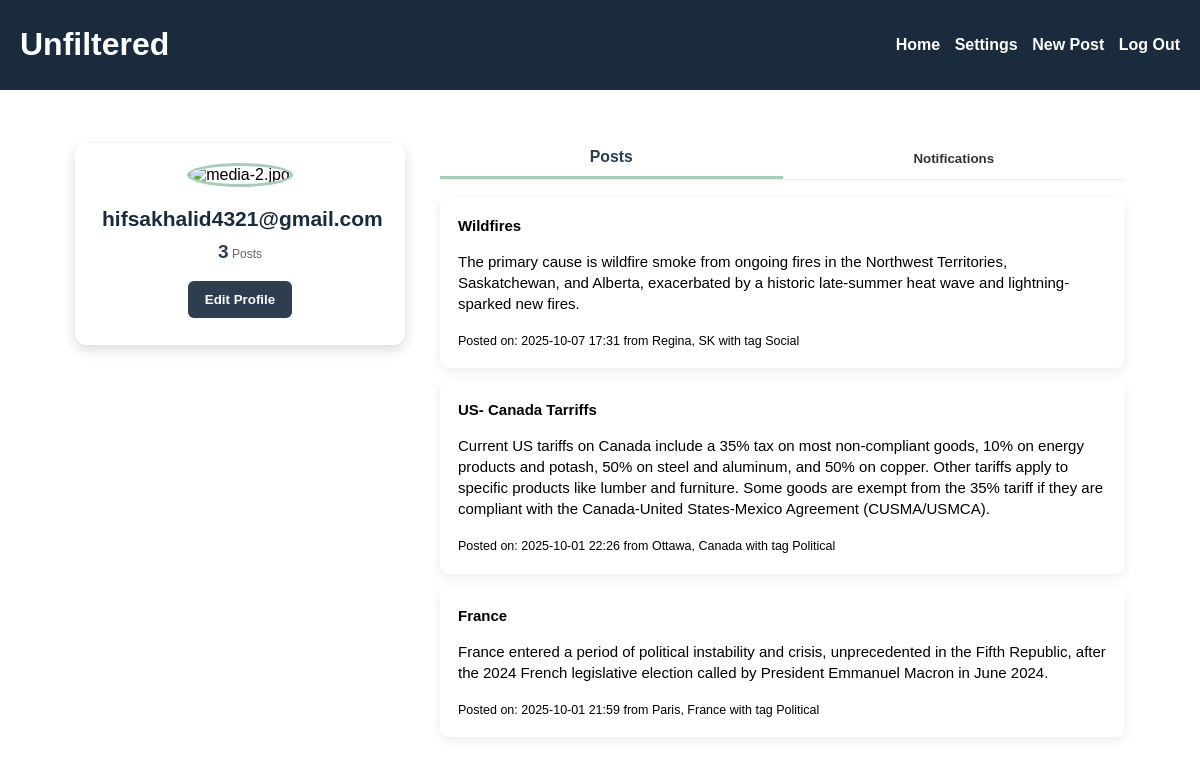
/accounts/profile/ (signed in), run on the app's committed database.
### posts/models.py (models this page shows, shortened)
class Post(models.Model):
    is_active = models.BooleanField(default=True)
    author = models.ForeignKey(User, on_delete=models.CASCADE)
    title = models.CharField(max_length=255, blank=True)
    description = models.TextField()
    date_time = models.DateTimeField()
    location = models.CharField(max_length=100)
    TAG_CHOICES = [
        ('NATURAL', 'Natural'),
        ('SOCIAL', 'Social'),
        ('POLITICAL', 'Political'),
    ]
    tag = models.CharField(
        max_length=10,
        choices=TAG_CHOICES,
        default='SOCIAL',
    )

### accounts/views.py (the view)
# urls.py: path("profile/", profile, name="profile"),
@login_required
def profile (request):
    user = request.user
    user_posts = Post.objects.filter(author=user).order_by('-date_time')
    user_notifications = user.notifications.all().order_by('-created_at')
    context = {
        'profile_user': user,
        'user_posts': user_posts,
        'user_notifications': user_notifications,
        'has_new_notifications': user.notifications.filter(is_new=True).exists()
    }
    return render(request, 'accounts/profile.html', context)

### accounts/templates/accounts/profile.html (shortened to what this page needs)
{% extends "accounts/profile_base.html" %} {% load static %}  {% block content %}
<div class="profile-sidepanel">
  <div class="profile-box">
    <img src="media-4.jpg" alt="media-2.jpg" class="profile-pic" />
    <h2 class="profile-name">{{ profile_user.username }}</h2>
    <div class="profile-details">
      <div><strong>{{ user_posts.count }}</strong><span> Posts</span></div>
    </div>
    <button class="edit-button">Edit Profile</button>
  </div>
</div>
<section class="profile-content">
  <div class="profile-tabs">
    <button class="tab active" onclick="showTab('posts')">Posts</button>
    <button
      class="tab notification-tab {% if has_new_notifications %}unread{% endif %}"
      onclick="handleNotificationClick(event)"
    >
      Notifications
    </button>
  </div>
  <div class="tab-content active" id="posts">
    {% for post in user_posts %}
    <div class="post-box">
      <strong>{{ post.title }}</strong>
      <p>{{ post.description }}</p>
      <small
        >Posted on: {{ post.date_time|date:"Y-m-d H:i" }} from {{post.location}}
        with tag {{ post.get_tag_display }}
      </small>
    </div>
    {% empty %}
    <div class="post-box">You haven't made any posts yet!</div>
    {% endfor %}
  </div>
</section>
{% endblock content %}

### accounts/static/loginSignup/css/style.css (style rules this page uses)
body { margin: 0; font-family: Arial, san-serif; background: white; color: 333; }
.profile-sidepanel { width: 330px; flex-shrink: 0; }
.profile-box { background: #fff; padding: 27px; padding-top: 20px; border-radius: 11px; box-shadow: 0 5px 13px rgba(0, 0, 0, 0.14); text-align: center; margin-bottom: 22px; }
.profile-pic { width: 118px; height: 125px; border-radius: 50%; margin-bottom: 13px; object-fit: cover; border: 3px solid #a6cdba; }
.profile-name { font-size: 21px; color: #192b3d; margin: 7px 0px; }
.profile-details { display: flex; justify-content: space-evenly; margin: 10px 0px 18px; }
.profile-details div { text-align: center; margin: 0 5px; }
.profile-details strong { font-size: 19px; color: #2c3e50; }
.profile-details span { font-size: 12px; color: #666; }
.edit-button { background: #2c3e50; color: #fff; border: none; padding: 11px 17px; border-radius: 6px; font-weight: 600; cursor: pointer; }
.profile-content { flex: 1; margin-top: -5px; }
.profile-tabs { display: flex; border-bottom: 1.8px solid #eee; margin-bottom: 17px; }
.tab { flex: 1; padding: 10px 0px; border: none; background: none; cursor: pointer; font-weight: bold; color: #2c3e50; transition: color 0.2s; }
.tab.active { color: #2c3e50; border-bottom: 3px solid #a6cdba; font-size: 15.8px; }
.post-box { background: #fff; padding: 18px; border-radius: 9px; margin-bottom: 13px; box-shadow: 0px 3px 11px rgba(0, 0, 0, 0.08); font-size: 15px; line-height: 1.4; }
.profile-tabs .tab.notification-tab { color: #333; }

### data on the page
Post: title "Wildfires", description "The primary cause is wildfire smoke from ongoing fires in the Northwest Territories, Saskatchewan, and Alberta, exacerbated by a historic late-summer heat wave and lightning-sparked new fires.", date_time "2025-10-07 17:31", location "Regina, SK", tag "Social"
Post: title "US- Canada Tarriffs", description "Current US tariffs on Canada include a 35% tax on most non-compliant goods, 10% on energy products and potash, 50% on steel and aluminum, and 50% on copper. Other tariffs apply to specific products like lumber and furniture. Some goods are exempt from the 35% tariff if they are compliant with the Canada-United States-Mexico Agreement (CUSMA/USMCA).", date_time "2025-10-01 22:26", location "Ottawa, Canada", tag "Political"
Post: title "France", description "France entered a period of political instability and crisis, unprecedented in the Fifth Republic, after the 2024 French legislative election called by President Emmanuel Macron in June 2024.", date_time "2025-10-01 21:59", location "Paris, France", tag "Political"

### other printed values
{{ profile_user.username }} "hifsakhalid4321@gmail.com"
{{ user_posts.count }} "3"
